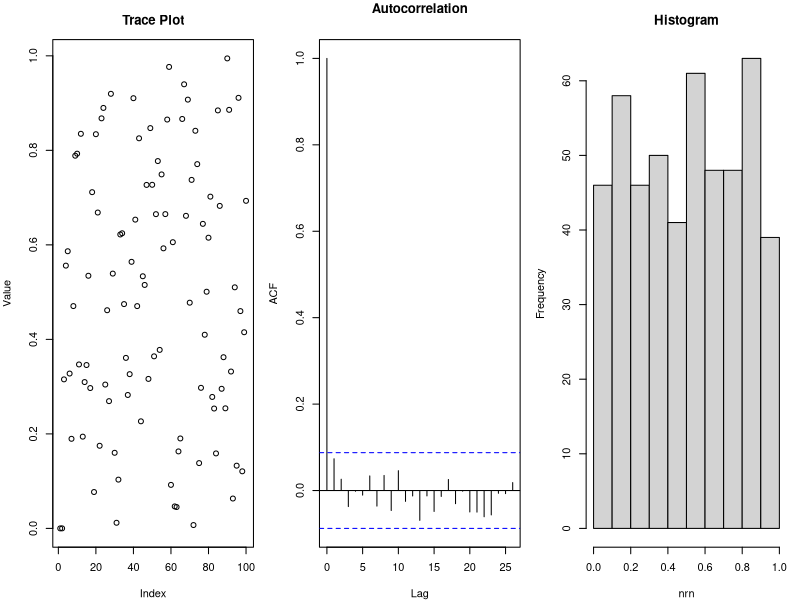
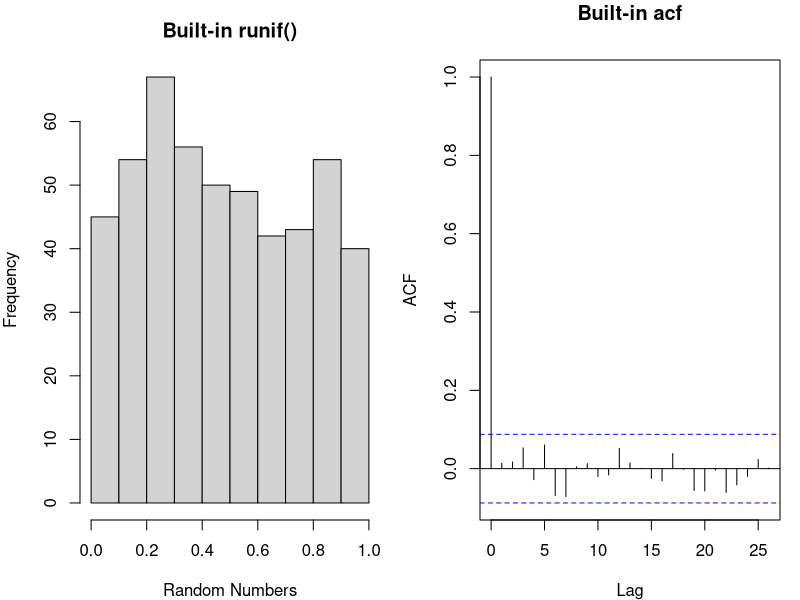
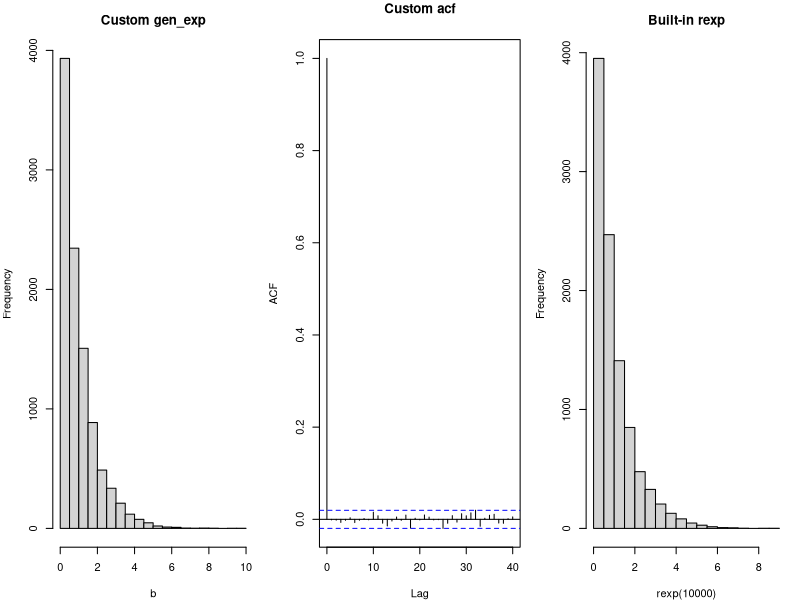
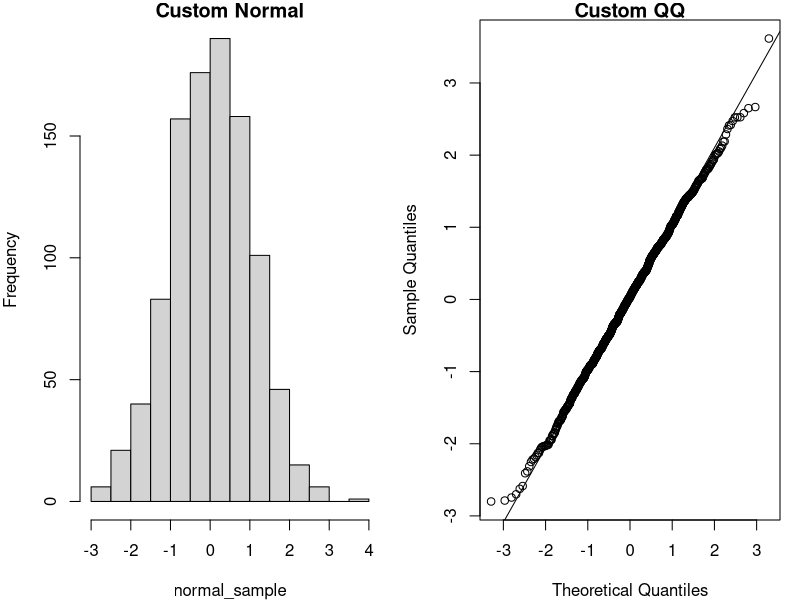
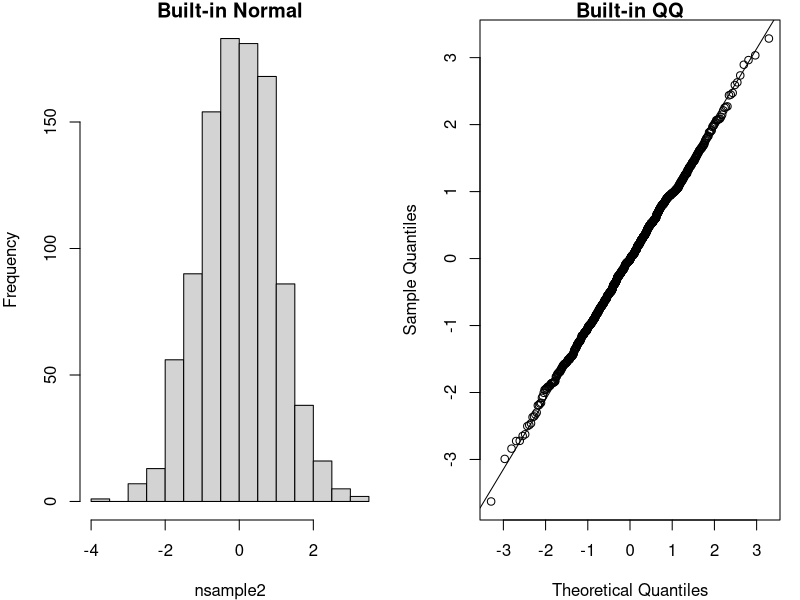
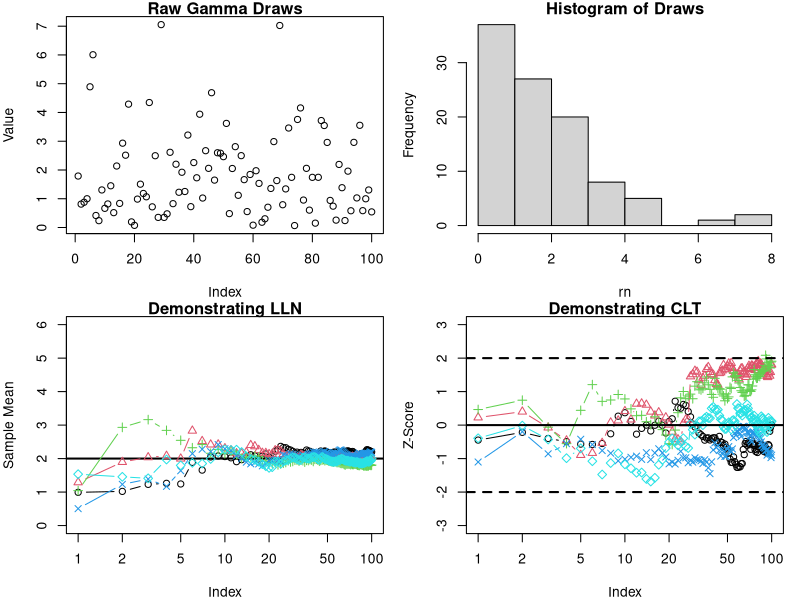
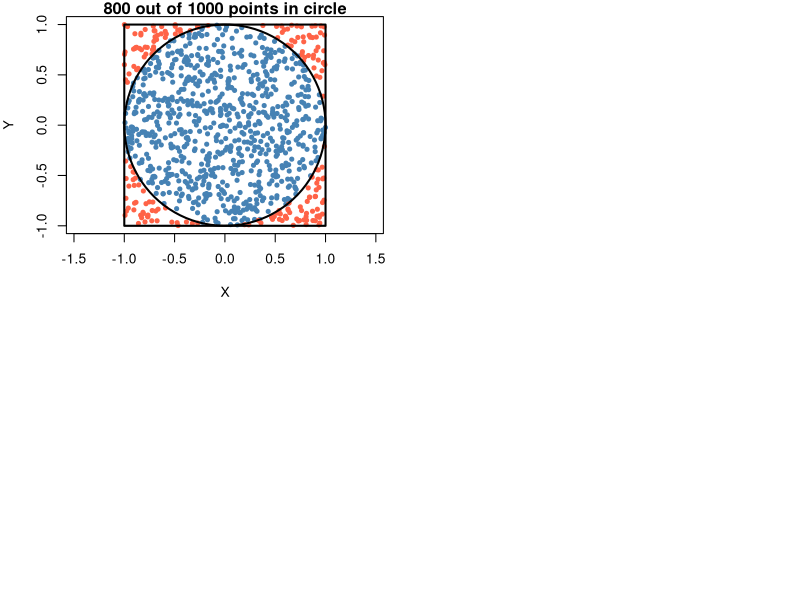

Recreate these plots in R, in order.
## ---- chunk 1
A <- 7^5
M <-  2^31-1

N <- 500
rn <- rep (0, N)
rn[1] <- 10 # Initial seed
for (i in 2:length (rn))
{
    rn[i] <- (A * rn[i-1] ) %% M
}

# Scale the numbers to fall between 0 and 1
nrn <- rn/(M-1)

par(mfrow=c(1,3),mar=c(4,4,3,1))
plot(nrn[1:100], main="Trace Plot", ylab="Value", xlab="Index")
acf(nrn, main="Autocorrelation")
hist(nrn, main="Histogram")

# Compare with R's built-in runif()
n <- 500
a <- runif(n)
par(mfrow=c(1,2),mar=c(4,4,3,1))
hist(a,xlab="Random Numbers",main="Built-in runif()")
acf(a,main="Built-in acf")
## ---- chunk 2
# generate exponential random numbers
# use method of inverse cdf to generate iid sample from exp(1)
gen_exp <- function(n)
{
    #generate unif(0,1) random numbers
    u <- runif(n)
    #transform the random numbers
    -log(1-u)
}

b <- gen_exp(10000)
par(mfrow=c(1,3),mar=c(4,4,3,1))
hist(b, main="Custom gen_exp")
acf(b, main="Custom acf")

## r built-in generator for comparison
hist(rexp (10000), main="Built-in rexp")
## ---- chunk 3
gen_normal <- function(n)
{
    # calculates size of random samples (we generate pairs, so we need half)
    size_sample <- ceiling(n/2)
    
    # R^2 ~ Exp(1/2), so we take the square root to get R
    R <- sqrt(2*rexp(size_sample))
    theta <- runif(size_sample,0,2*pi)
    
    X <- R*cos(theta)  
    Y <- R*sin(theta)
    
    c(X,Y)[1:n]  
}

normal_sample <- gen_normal(1000)

par(mfrow=c(1,2),mar=c(4,4,1,1))
hist(normal_sample,main="Custom Normal")
qqnorm(normal_sample, main="Custom QQ")
qqline(normal_sample)

# R's built-in generator for comparison
par(mfrow=c(1,2),mar=c(4,4,1,1))
nsample2 <- rnorm (1000) 
hist(nsample2, main="Built-in Normal")
qqnorm(nsample2, main="Built-in QQ")
qqline(nsample2)
## ---- chunk 4
n <- 100
rn <- rgamma(n, shape = 2)

par(mfrow = c(2,2))
plot(rn[1:100], main="Raw Gamma Draws", ylab="Value")
hist(rn, main="Histogram of Draws")

# Calculate running averages (LLN)
xbar.rep <- replicate(5, cumsum(rgamma(n, shape = 2))/(1:n))
# Calculate running standardized means (CLT)
se.rep <- replicate(5, (cumsum(rgamma(n, shape = 2))/(1:n) - 2) / sqrt(2/(1:n)))

# Plot LLN: should converge to mu = 2
plot(xbar.rep[,1], main = "Demonstrating LLN", log = "x", type = "b", ylim = c(0, 6), ylab="Sample Mean")
abline(h = 2, lwd=2)
for (i in 2:ncol(xbar.rep)) points(xbar.rep[,i], col = i, pch = i, type = "b")

# Plot CLT: should stabilize within roughly [-3, 3] standard deviations
plot(se.rep[,1], ylim = c(-3,3), type="b", log = "x", main="Demonstrating CLT", ylab="Z-Score")
for (i in 2:ncol(se.rep)) points(se.rep[,i], col = i, pch = i, type = "b")
abline(h = c(0, -2, 2), lty = c(1,2,2), lwd=2)
## ---- chunk 5
set.seed(123)
n_visual <- 1000
x_pts <- runif(n_visual, -1, 1)
y_pts <- runif(n_visual, -1, 1)
inside_circle <- (x_pts^2 + y_pts^2) <= 1

# Plot points
plot(x_pts, y_pts, col = ifelse(inside_circle, "steelblue", "tomato"), 
     pch = 20, asp = 1, xlab = "X", ylab = "Y", 
     main = paste(sum(inside_circle), "out of", n_visual, "points in circle"))

# Draw the boundaries
rect(-1, -1, 1, 1, border = "black", lwd = 2)
theta_seq <- seq(0, 2*pi, length.out = 100)
lines(cos(theta_seq), sin(theta_seq), col = "black", lwd = 2)
## ---- chunk 6
library(knitr)

# n is the number of samples drawn uniformly from the rectangle (-1,1)  * (-1,1)
# an estimate of pi is returned
pi_est_mc <- function(n)
{
    X <- runif(n,-1,1)
    Y <- runif(n,-1,1)
    
    # 4 times the indicator function
    Z <- 4 * (X^2 + Y^2 <= 1)
    
    mu <- mean(Z)
    error <- 1.96 * sd(Z) / sqrt(n)
    
    list(n = n, pi.est = mu, error.95perc = error, ci.lower = mu - error, ci.upper = mu + error)
}  

# Run the estimation for varying sample sizes
sample_sizes <- c(100, 10000, 100000, 10000000)
results_list <- lapply(sample_sizes, pi_est_mc)

# Combine results into a dataframe for tabular display
results_df <- data.frame(
  N = sapply(results_list, function(x) x$n),
  Estimate = sapply(results_list, function(x) x$pi.est),
  Error_Margin = sapply(results_list, function(x) x$error.95perc),
  CI_Lower = sapply(results_list, function(x) x$ci.lower),
  CI_Upper = sapply(results_list, function(x) x$ci.upper)
)

# Render the formatted table
kable(results_df, 
      col.names = c("Sample Size (N)", "Estimated Pi", "95% Margin of Error", "Lower CI", "Upper CI"), 
      digits = 6, 
      caption = "Monte Carlo Estimation of Pi across different sample sizes")
